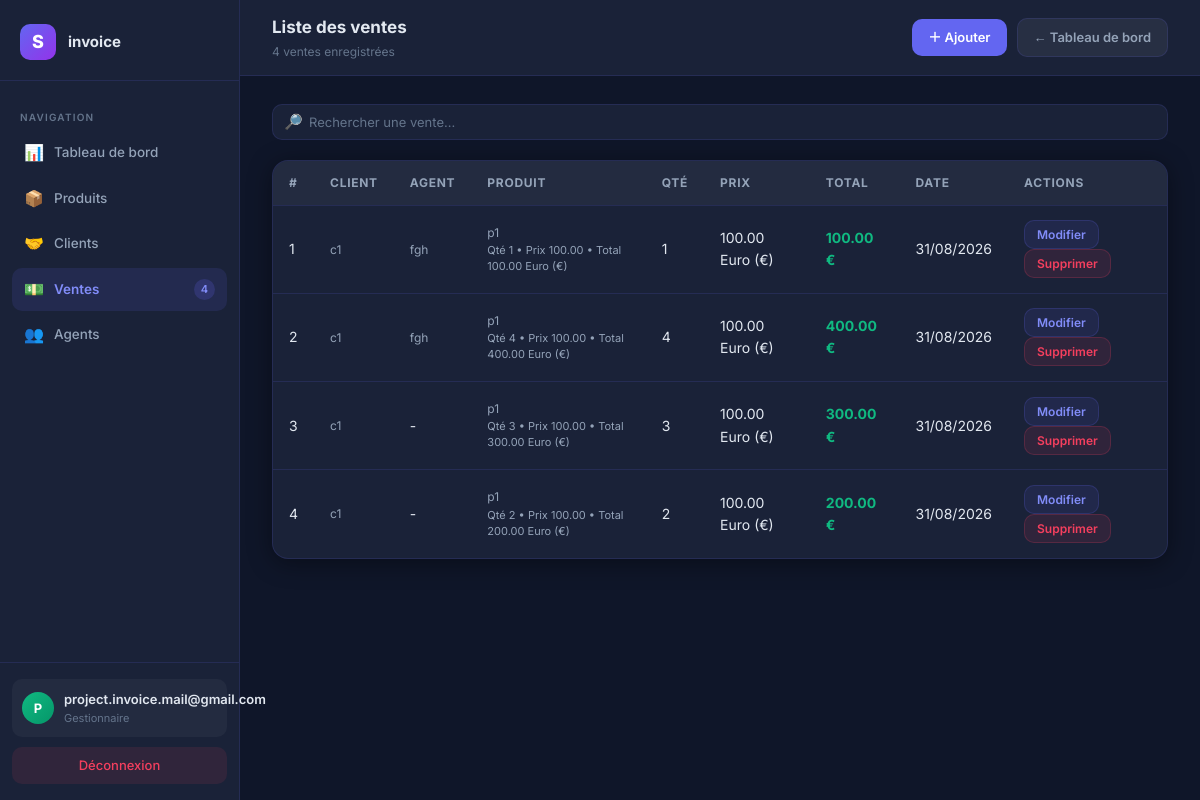
The page /list-sales/ (signed in) on the database as committed earlier.
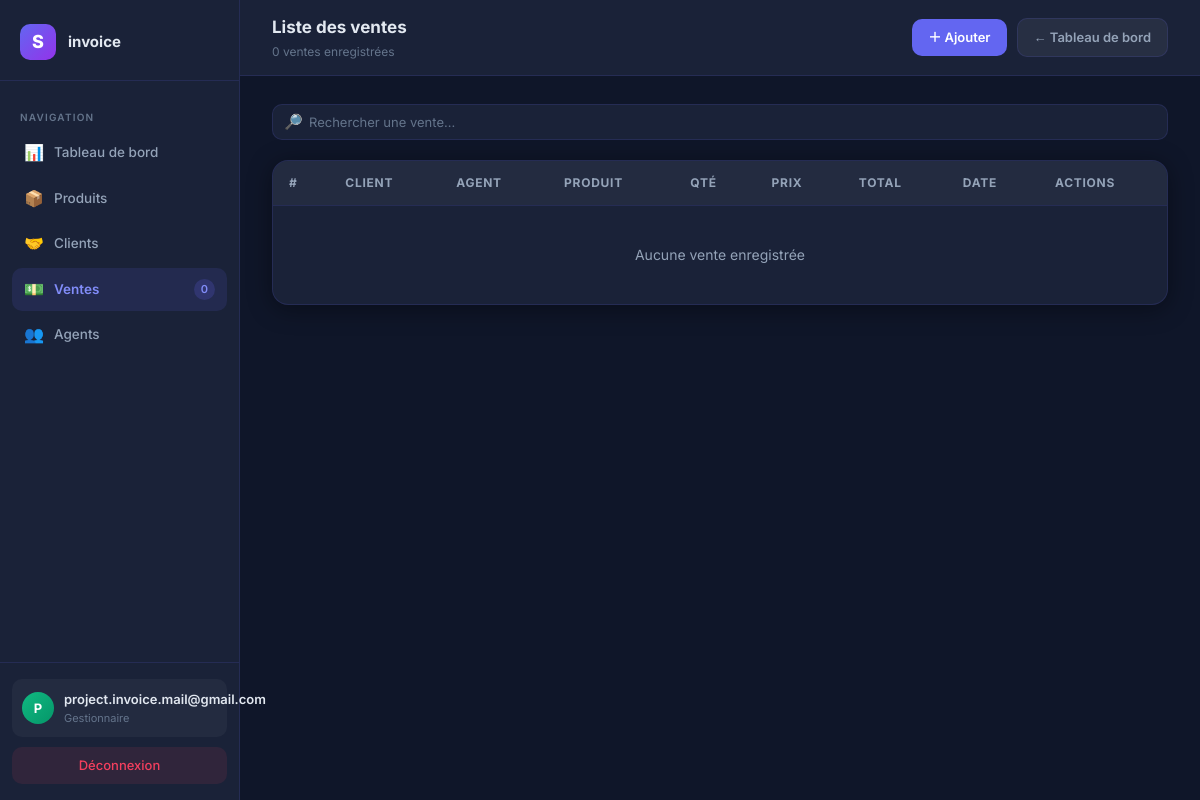
The same page on the database as committed later.
### InvoiceApp/models.py (models this page shows, shortened)
class User(AbstractUser):
    logo = models.ImageField(upload_to="company_logos/", blank=True, null=True, verbose_name="Logo de l'entreprise")
    company_name = models.CharField(max_length=255, verbose_name="Nom de l'entreprise")
    company_email = models.EmailField(blank=True, null=True,verbose_name="Adresse email")
    phone = models.CharField(max_length=20, blank=True, verbose_name="Téléphone")
    address = models.TextField(blank=True, verbose_name="Adresse")
    add_date = models.DateTimeField(auto_now_add=True, verbose_name="Date d'inscription",blank=True, null=True,)
    default_currency = models.CharField(max_length=3, choices=CURRENCY_CHOICES, default='EUR', verbose_name="Devise de l'entreprise")
    agent_login_code = models.CharField(max_length=8, unique=True, blank=True, verbose_name="Code de connexion vendeurs")
    next_invoice_number = models.PositiveIntegerField(default=1, verbose_name="Prochain numéro de facture")
    class Meta:
        verbose_name = "Entreprise"
        verbose_name_plural = "Entreprises"

class Sale(models.Model):
    company = models.ForeignKey(User, on_delete=models.CASCADE, related_name='sales', verbose_name="Entreprise")
    client = models.ForeignKey(Client, on_delete=models.CASCADE, related_name='sales', verbose_name="Client")
    agent = models.ForeignKey(Agent, on_delete=models.SET_NULL, null=True, blank=True, related_name='sales', verbose_name="Agent")
    product = models.ForeignKey(Product, on_delete=models.CASCADE, related_name='sales', verbose_name="Produit", null=True, blank=True)
    quantity = models.PositiveIntegerField(default=0, verbose_name="Quantité")
    unit_price = models.DecimalField(max_digits=10, decimal_places=2, default=Decimal('0.00'), verbose_name="Prix unitaire")
    total_price = models.DecimalField(max_digits=10, decimal_places=2, default=Decimal('0.00'), verbose_name="Prix total")
    currency = models.CharField(max_length=3, choices=Product.CURRENCY_CHOICES, default='EUR', verbose_name="Devise")
    date = models.DateTimeField(auto_now_add=True, verbose_name="Date")
    @property
    def serialized_items(self):
        items = [
            {
                'product_id': item.product_id,
                'quantity': item.quantity,
                'unit_price': str(item.unit_price),
            }
            for item in self.sale_items.all()
        ]
        return json.dumps(items)
    @property
    def formatted_total_price(self):
        symbols = {'EUR': '€', 'USD': '$', 'XOF': 'FCFA'}
        symbol = symbols.get(self.currency, self.currency)
        amount = f"{self.total_price:,.0f}".replace(',', ' ') if self.currency == 'XOF' else f"{self.total_price:,.2f}".replace(',', ' ')
        return f"{symbol}{amount}" if self.currency == 'USD' else f"{amount} {symbol}"
    class Meta:
        verbose_name = "Vente"
        verbose_name_plural = "Ventes"
        ordering = ['-date']

class Client(models.Model):
    company = models.ForeignKey(User, on_delete=models.CASCADE, related_name='clients', verbose_name="Entreprise")
    name = models.CharField(max_length=255, verbose_name="Nom du client")
    shop_name = models.CharField(max_length=255, blank=True, verbose_name="Nom du magasin")
    email = models.EmailField(blank=True, verbose_name="Email")
    phone = models.CharField(max_length=20, blank=True, verbose_name="Téléphone")
    address = models.TextField(blank=True, verbose_name="Adresse")
    created_at = models.DateTimeField(auto_now_add=True, verbose_name="Date de création")
    class Meta:
        verbose_name = "Client"
        verbose_name_plural = "Clients"
        ordering = ['-created_at']

class Agent(models.Model):
    company = models.ForeignKey(User, on_delete=models.CASCADE, related_name='agents', verbose_name="Entreprise")
    name = models.CharField(max_length=255, verbose_name="Nom")
    email = models.EmailField(blank=True, verbose_name="Email")
    phone = models.CharField(max_length=20, blank=True, verbose_name="Téléphone")
    role = models.ForeignKey(AgentRole, on_delete=models.SET_NULL, null=True, blank=True, verbose_name="Rôle")
    engine = models.ForeignKey('Engine', on_delete=models.SET_NULL, null=True, blank=True, related_name='assigned_agents', verbose_name="Engin par défaut")
    pin_hash = models.CharField(max_length=128, blank=True, verbose_name="PIN (haché)")
    is_active = models.BooleanField(default=True, verbose_name="Accès actif")
    created_at = models.DateTimeField(auto_now_add=True, verbose_name="Date de création")
    class Meta:
        verbose_name = "Agent"
        verbose_name_plural = "Agents"
        ordering = ['-created_at']

class SaleItem(models.Model):
    sale = models.ForeignKey(Sale, on_delete=models.CASCADE, related_name='sale_items', verbose_name="Vente")
    product = models.ForeignKey(Product, on_delete=models.CASCADE, related_name='sale_items', verbose_name="Produit")
    quantity = models.PositiveIntegerField(default=1, verbose_name="Quantité")
    unit_price = models.DecimalField(max_digits=10, decimal_places=2, default=Decimal('0.00'), verbose_name="Prix unitaire")
    total_price = models.DecimalField(max_digits=10, decimal_places=2, default=Decimal('0.00'), verbose_name="Prix total")
    currency = models.CharField(max_length=3, choices=Product.CURRENCY_CHOICES, default='EUR', verbose_name="Devise")
    class Meta:
        verbose_name = "Ligne de vente"
        verbose_name_plural = "Lignes de vente"

class Product(models.Model):
    CURRENCY_CHOICES = CURRENCY_CHOICES
    company = models.ForeignKey(User, on_delete=models.CASCADE, related_name='products', verbose_name="Entreprise")
    image = models.ImageField(upload_to="product_images/", blank=True, null=True, verbose_name="Image du produit")
    name = models.CharField(max_length=255, verbose_name="Nom du produit")
    description = models.TextField(blank=True, verbose_name="Description")
    price = models.DecimalField(max_digits=10, decimal_places=2, verbose_name="Prix")
    currency = models.CharField(max_length=3, choices=CURRENCY_CHOICES, default='EUR', verbose_name="Devise")
    stock_quantity = models.PositiveIntegerField(default=0, verbose_name="Quantité en stock")
    created_at = models.DateTimeField(auto_now_add=True, verbose_name="Date de création")
    class Meta:
        verbose_name = "Produit"
        verbose_name_plural = "Produits"
        ordering = ['-created_at']

### InvoiceApp/views/sales.py (the view)
# urls.py: path('list-sales/', invoice_views.list_sales, name='list_sales'),
@require_http_methods(["GET"])
@login_required
def list_sales(request):
    user = request.user
    sales = user.sales.all()
    clients = user.clients.all()
    products = user.products.all()
    agents = user.agents.all()
    context = {
        'company_name': user.company_name,
        'company_logo_url': user.logo.url if user.logo else None,
        'sales': sales,
        'clients': clients,
        'products': products,
        'agents': agents,
    }
    return render(request, 'sale_list.html', context)

### InvoiceApp/context_processors.py (called while the page is built)
def subscription_context(request):
    user = getattr(request, 'user', None)
    if not user or not user.is_authenticated:
        return {}
    subscription = getattr(user, 'subscription', None)
    if subscription is None:
        return {}
    return {
        'subscription': subscription,
        'subscription_status': subscription.status,
        'subscription_blocked': subscription.is_blocked,
        'subscription_days_left': subscription.days_left,
        'subscription_expiry_date': subscription.access_expiry_date,
        'subscription_plan_price': subscription.price,
    }

### InvoiceApp/models.py (called while the page is built)
    @property
    def price(self):
        return SUBSCRIPTION_PLAN_PRICES.get(self.plan, Decimal('0'))

    @property
    def promo_active_until(self):
        latest = self.company.promo_redemptions.order_by('-expires_at').first()
        return latest.expires_at if latest else None

    @property
    def status(self):
        now = timezone.now()
        if self.active_until and self.active_until >= now:
            return 'active'
        promo_until = self.promo_active_until
        if promo_until and promo_until >= now:
            return 'promo'
        if self.trial_end_date and self.trial_end_date >= now:
            return 'trial'
        return 'expired'

    @property
    def is_blocked(self):
        return self.status == 'expired'

    @property
    def access_expiry_date(self):
        status = self.status
        if status == 'active':
            return self.active_until
        if status == 'promo':
            return self.promo_active_until
        if status == 'trial':
            return self.trial_end_date
        return None

    @property
    def days_left(self):
        if self.status not in ('trial', 'promo'):
            return 0
        expiry = self.access_expiry_date
        if not expiry:
            return 0
        remaining = expiry - timezone.now()
        return max(0, remaining.days + (1 if remaining.seconds > 0 else 0))

### InvoiceApp/templates/sale_list.html (shortened to what this page needs)
<!DOCTYPE html>
{% load static %}
<html lang="fr">
<head>
</head>
<body>
<div class="sidebar">
    <div class="sidebar-logo">
        <div class="logo-mark">S</div>
        <div class="logo-text">{{ company_name }}</div>
    </div>
    <nav class="sidebar-nav">
        <div class="nav-section-label">Navigation</div>
        <a href="{% url 'dashboard' %}" class="nav-item"><span class="nav-icon">📊</span> Tableau de bord</a>
        <a href="{% url 'list_products' %}" class="nav-item"><span class="nav-icon">📦</span> Produits</a>
        <a href="{% url 'list_clients' %}" class="nav-item"><span class="nav-icon">🤝</span> Clients</a>
        <a href="{% url 'list_sales' %}" class="nav-item active"><span class="nav-icon">💵</span> Ventes <span class="nav-badge">{{ sales|length }}</span></a>
        <a href="{% url 'list_agents' %}" class="nav-item"><span class="nav-icon">👥</span> Agents</a>
    </nav>
    <div class="sidebar-footer">
        <div class="user-block">
            <div class="user-avatar">{{ request.user.first_name|default:request.user.username|slice:':1'|upper }}</div>
            <div>
                <div class="user-name">{{ request.user.get_full_name|default:request.user.username }}</div>
                <div class="user-role">Gestionnaire</div>
            </div>
        </div>
        <a href="{% url 'logout' %}" class="logout-btn">Déconnexion</a>
    </div>
</div>
<div class="main">
    <div class="topbar">
        <div>
            <div class="topbar-title">Liste des ventes</div>
            <div class="topbar-sub">{{ sales|length }} vente{{ sales|length|pluralize }} enregistrée{{ sales|length|pluralize }}</div>
        </div>
        <div class="topbar-actions">
            <a href="#" onclick="openSaleModal(null); return false;" class="btn btn-primary">＋ Ajouter</a>
            <a href="{% url 'dashboard' %}" class="btn btn-ghost">← Tableau de bord</a>
        </div>
    </div>
    <div class="content">
        <div class="toolbar">
            <div class="search-wrap">
                <span class="search-icon">🔎</span>
                <input type="text" class="search-input" id="searchInput" placeholder="Rechercher une vente...">
            </div>
        </div>
        <div class="table-card">
            <table class="table">
                <thead>
                    <tr>
                        <th>#</th>
                        <th>Client</th>
                        <th>Agent</th>
                        <th>Produit</th>
                        <th>Qté</th>
                        <th>Prix</th>
                        <th>Total</th>
                        <th>Date</th>
                        <th>Actions</th>
                    </tr>
                </thead>
                <tbody>
                    {% for sale in sales %}
                    <tr class="sale-row">
                        <td>{{ forloop.counter }}</td>
                        <td>
                            {% if sale.client %}
                                <div class="sale-muted">{{ sale.client.name }}</div>
                            {% else %}
                                <span class="image-pill">-</span>
                            {% endif %}
                        </td>
                        <td>
                            {% if sale.agent %}
                                <div class="sale-muted">{{ sale.agent.name }}</div>
                            {% else %}
                                <span class="image-pill">-</span>
                            {% endif %}
                        </td>
                        <td>
                            {% if sale.sale_items.all %}
                                <div class="sale-item-stack">
                                    {% for item in sale.sale_items.all %}
                                    <div class="sale-item-line">
                                        <div class="sale-muted">{{ item.product.name }}</div>
                                        <div class="sale-item-meta">Qté {{ item.quantity }} • Prix {{ item.unit_price|floatformat:2 }} • Total {{ item.total_price|floatformat:2 }} {{ sale.get_currency_display }}</div>
                                    </div>
                                    {% endfor %}
                                </div>
                            {% else %}
                                <span class="image-pill">-</span>
                            {% endif %}
                        </td>
                        <td>{{ sale.quantity }}</td>
                        <td>{{ sale.unit_price|floatformat:2 }} {{ sale.get_currency_display }}</td>
                        <td><span class="sale-total">{{ sale.formatted_total_price }}</span></td>
                        <td>{{ sale.date|date:"d/m/Y" }}</td>
                        <td>
                            <button type="button"
                                    class="btn btn-edit-soft btn-sm"
                                    data-sale-id="{{ sale.id }}"
                                    data-client-id="{{ sale.client.id|default:'' }}"
                                    data-agent-id="{{ sale.agent.id|default:'' }}"
                                    data-items='{{ sale.serialized_items|escapejs }}'
                                    onclick="openSaleModalFromButton(this)">
                                Modifier
                            </button>
                            <button type="button" onclick="openDeleteModal({{ sale.id }})" class="btn btn-danger-soft btn-sm">Supprimer</button>
                        </td>
                    </tr>
                    {% empty %}
                    <tr>
                        <td colspan="9">
                            <div class="empty-state">Aucune vente enregistrée</div>
                        </td>
                    </tr>
                    {% endfor %}
                </tbody>
            </table>
        </div>
    </div>
</div>
</body>
</html>

Rows that differ between the two databases and show on the page:
removed Sale: client.name "c1", agent.name "fgh", currency "Euro (€)", quantity "1", unit_price "100.00", formatted_total_price "100.00 €", date "31/08/2026"
removed SaleItem: product.name "p1", quantity "1", unit_price "100.00", total_price "100.00", shown under "c1"
removed Sale: client.name "c1", agent.name "fgh", currency "Euro (€)", quantity "4", unit_price "100.00", formatted_total_price "400.00 €", date "31/08/2026"
removed SaleItem: product.name "p1", quantity "4", unit_price "100.00", total_price "400.00", shown under "c1"
removed Sale: client.name "c1", currency "Euro (€)", quantity "3", unit_price "100.00", formatted_total_price "300.00 €", date "31/08/2026"
removed SaleItem: product.name "p1", quantity "3", unit_price "100.00", total_price "300.00", shown under "c1"
removed Sale: client.name "c1", currency "Euro (€)", quantity "2", unit_price "100.00", formatted_total_price "200.00 €", date "31/08/2026"
removed SaleItem: product.name "p1", quantity "2", unit_price "100.00", total_price "200.00", shown under "c1"
Other text that changed with them:
{{ sales|length }}: "4" → "0"
text now shown: "Aucune vente enregistrée"
